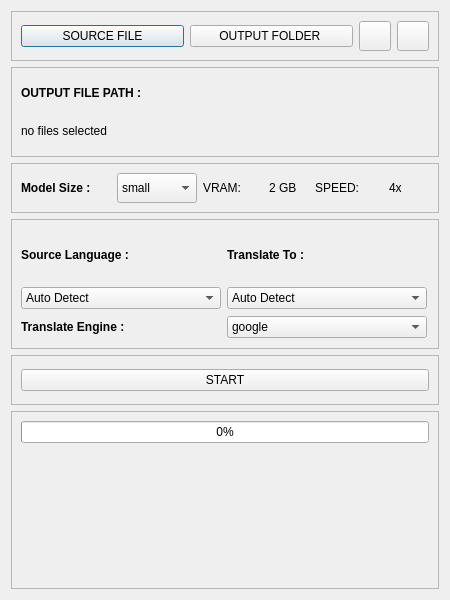
<?xml version="1.0" encoding="UTF-8"?>
<ui version="4.0">
 <class>Dialog</class>
 <widget class="QDialog" name="Dialog">
  <property name="geometry">
   <rect>
    <x>0</x>
    <y>0</y>
    <width>450</width>
    <height>600</height>
   </rect>
  </property>
  <property name="sizePolicy">
   <sizepolicy hsizetype="Maximum" vsizetype="Maximum">
    <horstretch>0</horstretch>
    <verstretch>0</verstretch>
   </sizepolicy>
  </property>
  <property name="minimumSize">
   <size>
    <width>450</width>
    <height>600</height>
   </size>
  </property>
  <property name="maximumSize">
   <size>
    <width>450</width>
    <height>600</height>
   </size>
  </property>
  <property name="windowTitle">
   <string>DOGE AUTOSUB</string>
  </property>
  <property name="windowIcon">
   <iconset>
    <normaloff>../icons/favicon.png</normaloff>../icons/favicon.png</iconset>
  </property>
  <property name="styleSheet">
   <string notr="true"/>
  </property>
  <layout class="QVBoxLayout" name="verticalLayout_2">
   <item>
    <widget class="QFrame" name="InOutLayout">
     <property name="sizePolicy">
      <sizepolicy hsizetype="Preferred" vsizetype="Minimum">
       <horstretch>0</horstretch>
       <verstretch>0</verstretch>
      </sizepolicy>
     </property>
     <property name="minimumSize">
      <size>
       <width>0</width>
       <height>0</height>
      </size>
     </property>
     <property name="maximumSize">
      <size>
       <width>16777215</width>
       <height>50</height>
      </size>
     </property>
     <property name="frameShape">
      <enum>QFrame::Shape::StyledPanel</enum>
     </property>
     <property name="frameShadow">
      <enum>QFrame::Shadow::Raised</enum>
     </property>
     <layout class="QHBoxLayout" name="horizontalLayout">
      <item>
       <widget class="QPushButton" name="input_file_button">
        <property name="toolTip">
         <string>source file</string>
        </property>
        <property name="text">
         <string>SOURCE FILE</string>
        </property>
       </widget>
      </item>
      <item>
       <widget class="QPushButton" name="output_folder_button">
        <property name="toolTip">
         <string>choose output folder</string>
        </property>
        <property name="text">
         <string>OUTPUT FOLDER </string>
        </property>
       </widget>
      </item>
      <item>
       <widget class="QPushButton" name="openBtn">
        <property name="sizePolicy">
         <sizepolicy hsizetype="Fixed" vsizetype="Preferred">
          <horstretch>0</horstretch>
          <verstretch>0</verstretch>
         </sizepolicy>
        </property>
        <property name="minimumSize">
         <size>
          <width>32</width>
          <height>0</height>
         </size>
        </property>
        <property name="maximumSize">
         <size>
          <width>32</width>
          <height>16777215</height>
         </size>
        </property>
        <property name="toolTip">
         <string>open output folder</string>
        </property>
        <property name="text">
         <string/>
        </property>
        <property name="icon">
         <iconset>
          <normaloff>../icons/folder.png</normaloff>../icons/folder.png</iconset>
        </property>
       </widget>
      </item>
      <item>
       <widget class="QPushButton" name="themeBtn">
        <property name="sizePolicy">
         <sizepolicy hsizetype="Fixed" vsizetype="Preferred">
          <horstretch>0</horstretch>
          <verstretch>0</verstretch>
         </sizepolicy>
        </property>
        <property name="minimumSize">
         <size>
          <width>32</width>
          <height>0</height>
         </size>
        </property>
        <property name="maximumSize">
         <size>
          <width>32</width>
          <height>16777215</height>
         </size>
        </property>
        <property name="toolTip">
         <string>change themes</string>
        </property>
        <property name="text">
         <string/>
        </property>
        <property name="icon">
         <iconset>
          <normaloff>../icons/paint.png</normaloff>../icons/paint.png</iconset>
        </property>
       </widget>
      </item>
     </layout>
    </widget>
   </item>
   <item>
    <widget class="QFrame" name="pathLayout">
     <property name="maximumSize">
      <size>
       <width>16777215</width>
       <height>90</height>
      </size>
     </property>
     <property name="frameShape">
      <enum>QFrame::Shape::StyledPanel</enum>
     </property>
     <property name="frameShadow">
      <enum>QFrame::Shadow::Raised</enum>
     </property>
     <layout class="QVBoxLayout" name="verticalLayout">
      <item>
       <widget class="QLabel" name="output_file_label">
        <property name="sizePolicy">
         <sizepolicy hsizetype="Preferred" vsizetype="Minimum">
          <horstretch>0</horstretch>
          <verstretch>0</verstretch>
         </sizepolicy>
        </property>
        <property name="minimumSize">
         <size>
          <width>0</width>
          <height>0</height>
         </size>
        </property>
        <property name="maximumSize">
         <size>
          <width>16777215</width>
          <height>50</height>
         </size>
        </property>
        <property name="font">
         <font>
          <family>Arial</family>
          <bold>true</bold>
         </font>
        </property>
        <property name="text">
         <string>OUTPUT FILE PATH :</string>
        </property>
       </widget>
      </item>
      <item>
       <widget class="QLabel" name="output_file_path_display">
        <property name="minimumSize">
         <size>
          <width>0</width>
          <height>0</height>
         </size>
        </property>
        <property name="maximumSize">
         <size>
          <width>16777215</width>
          <height>50</height>
         </size>
        </property>
        <property name="font">
         <font>
          <family>Arial</family>
         </font>
        </property>
        <property name="text">
         <string>no files selected</string>
        </property>
       </widget>
      </item>
     </layout>
    </widget>
   </item>
   <item>
    <widget class="QFrame" name="modelFrame">
     <property name="minimumSize">
      <size>
       <width>0</width>
       <height>0</height>
      </size>
     </property>
     <property name="maximumSize">
      <size>
       <width>16777215</width>
       <height>50</height>
      </size>
     </property>
     <property name="frameShape">
      <enum>QFrame::Shape::StyledPanel</enum>
     </property>
     <property name="frameShadow">
      <enum>QFrame::Shadow::Raised</enum>
     </property>
     <layout class="QHBoxLayout" name="horizontalLayout_2">
      <item>
       <widget class="QLabel" name="model_size_label">
        <property name="sizePolicy">
         <sizepolicy hsizetype="Fixed" vsizetype="Preferred">
          <horstretch>0</horstretch>
          <verstretch>0</verstretch>
         </sizepolicy>
        </property>
        <property name="minimumSize">
         <size>
          <width>90</width>
          <height>0</height>
         </size>
        </property>
        <property name="maximumSize">
         <size>
          <width>80</width>
          <height>100</height>
         </size>
        </property>
        <property name="font">
         <font>
          <family>Arial</family>
          <bold>true</bold>
         </font>
        </property>
        <property name="text">
         <string>Model Size :</string>
        </property>
       </widget>
      </item>
      <item>
       <widget class="QComboBox" name="model_size_dropdown">
        <property name="sizePolicy">
         <sizepolicy hsizetype="Fixed" vsizetype="Preferred">
          <horstretch>0</horstretch>
          <verstretch>0</verstretch>
         </sizepolicy>
        </property>
        <property name="minimumSize">
         <size>
          <width>80</width>
          <height>0</height>
         </size>
        </property>
        <property name="maximumSize">
         <size>
          <width>80</width>
          <height>50</height>
         </size>
        </property>
        <property name="font">
         <font>
          <family>Arial</family>
         </font>
        </property>
        <property name="toolTip">
         <string>change model size</string>
        </property>
        <property name="currentText">
         <string>small</string>
        </property>
        <property name="currentIndex">
         <number>2</number>
        </property>
        <item>
         <property name="text">
          <string>base</string>
         </property>
        </item>
        <item>
         <property name="text">
          <string>tiny</string>
         </property>
        </item>
        <item>
         <property name="text">
          <string>small</string>
         </property>
        </item>
        <item>
         <property name="text">
          <string>medium</string>
         </property>
        </item>
        <item>
         <property name="text">
          <string>large</string>
         </property>
        </item>
        <item>
         <property name="text">
          <string>turbo</string>
         </property>
        </item>
       </widget>
      </item>
      <item>
       <widget class="QLabel" name="label">
        <property name="sizePolicy">
         <sizepolicy hsizetype="Fixed" vsizetype="Preferred">
          <horstretch>0</horstretch>
          <verstretch>0</verstretch>
         </sizepolicy>
        </property>
        <property name="minimumSize">
         <size>
          <width>60</width>
          <height>0</height>
         </size>
        </property>
        <property name="maximumSize">
         <size>
          <width>60</width>
          <height>100</height>
         </size>
        </property>
        <property name="text">
         <string>VRAM:</string>
        </property>
       </widget>
      </item>
      <item>
       <widget class="QLabel" name="VRamUsage">
        <property name="sizePolicy">
         <sizepolicy hsizetype="Fixed" vsizetype="Preferred">
          <horstretch>0</horstretch>
          <verstretch>0</verstretch>
         </sizepolicy>
        </property>
        <property name="minimumSize">
         <size>
          <width>40</width>
          <height>0</height>
         </size>
        </property>
        <property name="maximumSize">
         <size>
          <width>40</width>
          <height>16777215</height>
         </size>
        </property>
        <property name="toolTip">
         <string>Required VRAM</string>
        </property>
        <property name="text">
         <string>2 GB</string>
        </property>
       </widget>
      </item>
      <item>
       <widget class="QLabel" name="label_2">
        <property name="sizePolicy">
         <sizepolicy hsizetype="Fixed" vsizetype="Preferred">
          <horstretch>0</horstretch>
          <verstretch>0</verstretch>
         </sizepolicy>
        </property>
        <property name="minimumSize">
         <size>
          <width>60</width>
          <height>0</height>
         </size>
        </property>
        <property name="maximumSize">
         <size>
          <width>80</width>
          <height>100</height>
         </size>
        </property>
        <property name="text">
         <string>SPEED:</string>
        </property>
       </widget>
      </item>
      <item>
       <widget class="QLabel" name="rSpeed">
        <property name="sizePolicy">
         <sizepolicy hsizetype="Fixed" vsizetype="Preferred">
          <horstretch>0</horstretch>
          <verstretch>0</verstretch>
         </sizepolicy>
        </property>
        <property name="minimumSize">
         <size>
          <width>40</width>
          <height>0</height>
         </size>
        </property>
        <property name="maximumSize">
         <size>
          <width>40</width>
          <height>16777215</height>
         </size>
        </property>
        <property name="toolTip">
         <string>Relative Speed</string>
        </property>
        <property name="text">
         <string>4x</string>
        </property>
       </widget>
      </item>
     </layout>
    </widget>
   </item>
   <item>
    <widget class="QFrame" name="translateFrame">
     <property name="maximumSize">
      <size>
       <width>16777215</width>
       <height>130</height>
      </size>
     </property>
     <property name="frameShape">
      <enum>QFrame::Shape::StyledPanel</enum>
     </property>
     <property name="frameShadow">
      <enum>QFrame::Shadow::Raised</enum>
     </property>
     <layout class="QGridLayout" name="gridLayout_2">
      <item row="0" column="0">
       <widget class="QLabel" name="source_language_label">
        <property name="maximumSize">
         <size>
          <width>200</width>
          <height>50</height>
         </size>
        </property>
        <property name="font">
         <font>
          <family>Arial</family>
          <bold>true</bold>
         </font>
        </property>
        <property name="text">
         <string>Source Language :</string>
        </property>
       </widget>
      </item>
      <item row="0" column="1">
       <widget class="QLabel" name="target_language_label">
        <property name="maximumSize">
         <size>
          <width>200</width>
          <height>50</height>
         </size>
        </property>
        <property name="font">
         <font>
          <family>Arial</family>
          <bold>true</bold>
         </font>
        </property>
        <property name="text">
         <string>Translate To :</string>
        </property>
       </widget>
      </item>
      <item row="1" column="0">
       <widget class="QComboBox" name="source_language_dropdown">
        <property name="maximumSize">
         <size>
          <width>200</width>
          <height>16777215</height>
         </size>
        </property>
        <property name="font">
         <font>
          <family>Arial</family>
         </font>
        </property>
        <property name="toolTip">
         <string>Source language. If not sure, just leave it as default </string>
        </property>
        <item>
         <property name="text">
          <string>Auto Detect</string>
         </property>
        </item>
        <item>
         <property name="text">
          <string>English</string>
         </property>
        </item>
        <item>
         <property name="text">
          <string>Chinese</string>
         </property>
        </item>
        <item>
         <property name="text">
          <string>Japanese</string>
         </property>
        </item>
        <item>
         <property name="text">
          <string>Korean</string>
         </property>
        </item>
        <item>
         <property name="text">
          <string>German</string>
         </property>
        </item>
        <item>
         <property name="text">
          <string>Spanish</string>
         </property>
        </item>
        <item>
         <property name="text">
          <string>Russian</string>
         </property>
        </item>
        <item>
         <property name="text">
          <string>French</string>
         </property>
        </item>
        <item>
         <property name="text">
          <string>Vietnamese</string>
         </property>
        </item>
        <item>
         <property name="text">
          <string>Thai</string>
         </property>
        </item>
       </widget>
      </item>
      <item row="1" column="1">
       <widget class="QComboBox" name="target_language_dropdown">
        <property name="maximumSize">
         <size>
          <width>200</width>
          <height>16777215</height>
         </size>
        </property>
        <property name="font">
         <font>
          <family>Arial</family>
         </font>
        </property>
        <property name="toolTip">
         <string>Change to language that you want to translate the subtitle to.</string>
        </property>
        <item>
         <property name="text">
          <string>Auto Detect</string>
         </property>
        </item>
        <item>
         <property name="text">
          <string>English</string>
         </property>
        </item>
        <item>
         <property name="text">
          <string>Chinese</string>
         </property>
        </item>
        <item>
         <property name="text">
          <string>Japanese</string>
         </property>
        </item>
        <item>
         <property name="text">
          <string>Korean</string>
         </property>
        </item>
        <item>
         <property name="text">
          <string>German</string>
         </property>
        </item>
        <item>
         <property name="text">
          <string>Spanish</string>
         </property>
        </item>
        <item>
         <property name="text">
          <string>Russian</string>
         </property>
        </item>
        <item>
         <property name="text">
          <string>French</string>
         </property>
        </item>
        <item>
         <property name="text">
          <string>Vietnamese</string>
         </property>
        </item>
        <item>
         <property name="text">
          <string>Thai</string>
         </property>
        </item>
       </widget>
      </item>
      <item row="2" column="0">
       <widget class="QLabel" name="target_engine_label">
        <property name="maximumSize">
         <size>
          <width>200</width>
          <height>50</height>
         </size>
        </property>
        <property name="font">
         <font>
          <family>Arial</family>
          <bold>true</bold>
         </font>
        </property>
        <property name="text">
         <string>Translate Engine :</string>
        </property>
       </widget>
      </item>
      <item row="2" column="1">
       <widget class="QComboBox" name="target_engine">
        <property name="maximumSize">
         <size>
          <width>200</width>
          <height>16777215</height>
         </size>
        </property>
        <property name="font">
         <font>
          <family>Arial</family>
         </font>
        </property>
        <property name="toolTip">
         <string>better use whisper to translate from other languages to english</string>
        </property>
        <item>
         <property name="text">
          <string>google</string>
         </property>
        </item>
        <item>
         <property name="text">
          <string>whisper</string>
         </property>
        </item>
       </widget>
      </item>
     </layout>
    </widget>
   </item>
   <item>
    <widget class="QFrame" name="startFrame">
     <property name="minimumSize">
      <size>
       <width>0</width>
       <height>0</height>
      </size>
     </property>
     <property name="maximumSize">
      <size>
       <width>16777215</width>
       <height>50</height>
      </size>
     </property>
     <property name="frameShape">
      <enum>QFrame::Shape::StyledPanel</enum>
     </property>
     <property name="frameShadow">
      <enum>QFrame::Shadow::Raised</enum>
     </property>
     <layout class="QHBoxLayout" name="horizontalLayout_3">
      <item>
       <widget class="QPushButton" name="start_button">
        <property name="toolTip">
         <string>Start the Doge</string>
        </property>
        <property name="text">
         <string>START</string>
        </property>
       </widget>
      </item>
     </layout>
    </widget>
   </item>
   <item>
    <widget class="QFrame" name="statusFrame">
     <property name="frameShape">
      <enum>QFrame::Shape::StyledPanel</enum>
     </property>
     <property name="frameShadow">
      <enum>QFrame::Shadow::Raised</enum>
     </property>
     <layout class="QGridLayout" name="gridLayout_3">
      <item row="1" column="0">
       <layout class="QGridLayout" name="brow">
        <property name="spacing">
         <number>8</number>
        </property>
        <item row="0" column="0">
         <widget class="QLabel" name="statusimage">
          <property name="maximumSize">
           <size>
            <width>150</width>
            <height>150</height>
           </size>
          </property>
          <property name="text">
           <string/>
          </property>
         </widget>
        </item>
        <item row="0" column="1">
         <widget class="QLabel" name="statusLb">
          <property name="maximumSize">
           <size>
            <width>150</width>
            <height>150</height>
           </size>
          </property>
          <property name="text">
           <string/>
          </property>
         </widget>
        </item>
       </layout>
      </item>
      <item row="0" column="0">
       <widget class="QProgressBar" name="progressBar">
        <property name="toolTip">
         <string>This is just for show, not really working at all </string>
        </property>
        <property name="value">
         <number>0</number>
        </property>
       </widget>
      </item>
     </layout>
    </widget>
   </item>
  </layout>
 </widget>
 <resources/>
 <connections/>
</ui>
